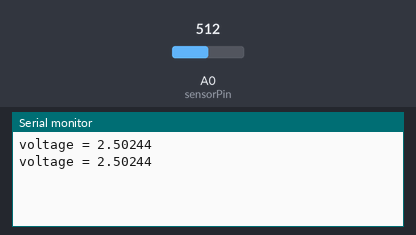
Bench run of a sketch on a simulated Arduino Uno, built with avr-gcc and run on an emulated ATmega328P. Shown: the last lines printed to the serial monitor. The inputs (shaded band) are chosen by the test bench; at power-on: A0 (sensorPin) = 512.

Above: at 1.8 s.
1.9 s: A0 (sensorPin) set to 716
At 2.8 s:
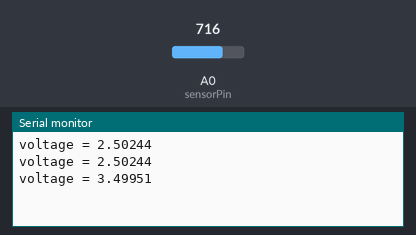
3.4 s: A0 (sensorPin) set to 900
At 4.6 s:
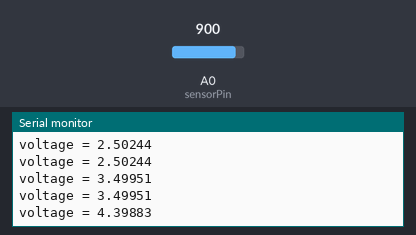
Timing chart, 0 to 6.4 s (numbered marks = the images above; inputs shaded):
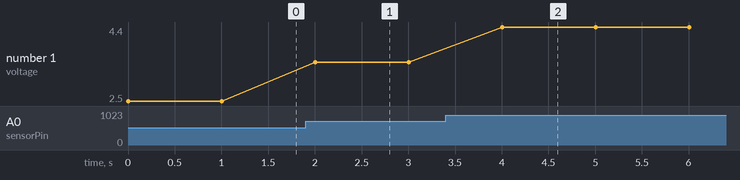

The sketch:

Voltage.ino
```cpp
/*
  Change voltage using potentiometer.
  Print the voltage.
*/

const short sensorPin = A0;

// Potentiometer can output the following values:
// 1. 0 (equals 0V)
// 2. 1023 (equals 5V)
// Each single value of potentiometer corresponds to this step in voltage.
const float step = 5.0 / 1023.0;

float toVoltage(int sensorValue)
{
  // Multiply number of steps and value of one step.
  return sensorValue * step;
}

void setup() {
  Serial.begin(9600);
}

void loop() {
  float voltage = toVoltage(analogRead(sensorPin));
  Serial.print("voltage = " );
  Serial.println(voltage, 5);
  delay(1000);
}
```

Measured:
- after the input at 1.9 s, the serial monitor: prints a new line after 0.10 s (image 1)
- after the input at 3.4 s, the serial monitor: prints a new line after 0.60 s (image 2)
- plotted number 1: 2.5 → 3.5 after the input at 1.9 s, 3.5 → 4.4 after the input at 3.4 s
